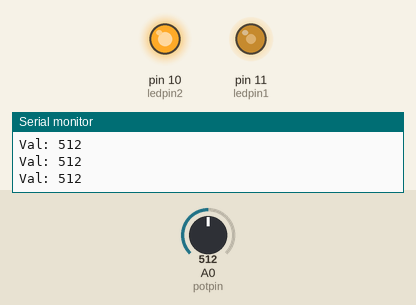
The sketch below on a simulated Arduino Uno, built with avr-gcc and run on an emulated ATmega328P. Parts: output pins drawn as LEDs (lit = HIGH), the last lines printed to the serial monitor. The test bench sets the inputs (shaded band); at power-on: A0 (potpin) = 512.

Above: at 1.2 s.
1.3 s: A0 (potpin) set to 716
At 1.6 s:
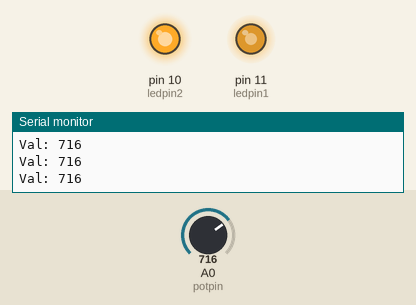
2.8 s: A0 (potpin) set to 900
At 4.0 s:
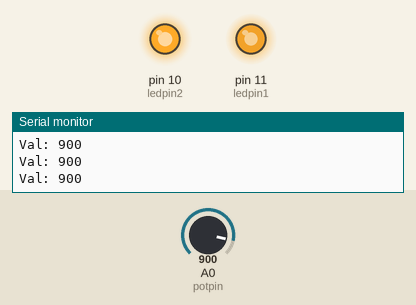
4.3 s: A0 (potpin) set to 122
At 5.5 s:
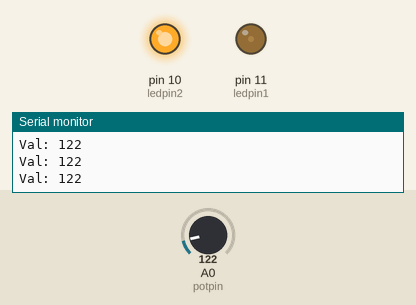
5.8 s: A0 (potpin) set to 0
At 6.8 s:
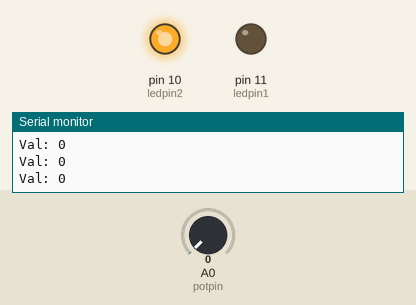
Timing chart, 0 to 8.3 s (numbered marks = the images above; inputs shaded):
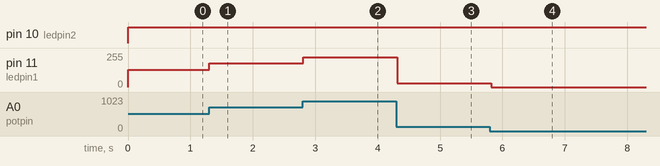

The sketch:

zad7lab4.ino
```cpp
int potpin = A0;

int ledpin1 = 11;

int ledpin2 = 10;

int val = 0;

void setup() {

 Serial.begin(9600);

}

void loop() {

 val = analogRead(potpin);

 Serial.print("Val: ");

 Serial.println(val);

 analogWrite(ledpin1, val / 4);

/*zapisujemy wartośc analogową PWM (wartośc moze być od 0 do 255,dlatego dzielimy przez 4) */

 analogWrite(ledpin2, 255);

 delay(100);

} 
```

Measured:
- after the input at 1.3 s, pin 11 (ledpin1): 128/255 → 179/255 at once
- after the input at 2.8 s, pin 11 (ledpin1): 179/255 → 225/255 at once
- after the input at 4.3 s, pin 11 (ledpin1): 225/255 → 30/255 at once
- after the input at 5.8 s, pin 11 (ledpin1): 30/255 → 0/255 at once
